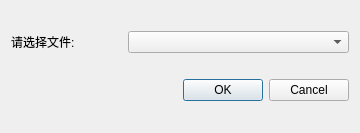
<?xml version="1.0" encoding="UTF-8"?>
<ui version="4.0">
 <class>Dialog</class>
 <widget class="QDialog" name="Dialog">
  <property name="geometry">
   <rect>
    <x>0</x>
    <y>0</y>
    <width>360</width>
    <height>133</height>
   </rect>
  </property>
  <property name="windowTitle">
   <string>Dialog</string>
  </property>
  <layout class="QVBoxLayout" name="verticalLayout">
   <item>
    <layout class="QHBoxLayout" name="horizontalLayout" stretch="2,4">
     <item>
      <widget class="QLabel" name="label">
       <property name="text">
        <string>请选择文件:</string>
       </property>
      </widget>
     </item>
     <item>
      <widget class="QComboBox" name="comboBox"/>
     </item>
    </layout>
   </item>
   <item>
    <widget class="QDialogButtonBox" name="buttonBox">
     <property name="orientation">
      <enum>Qt::Horizontal</enum>
     </property>
     <property name="standardButtons">
      <set>QDialogButtonBox::Cancel|QDialogButtonBox::Ok</set>
     </property>
    </widget>
   </item>
  </layout>
 </widget>
 <resources/>
 <connections>
  <connection>
   <sender>buttonBox</sender>
   <signal>accepted()</signal>
   <receiver>Dialog</receiver>
   <slot>accept()</slot>
   <hints>
    <hint type="sourcelabel">
     <x>248</x>
     <y>254</y>
    </hint>
    <hint type="destinationlabel">
     <x>157</x>
     <y>274</y>
    </hint>
   </hints>
  </connection>
  <connection>
   <sender>buttonBox</sender>
   <signal>rejected()</signal>
   <receiver>Dialog</receiver>
   <slot>reject()</slot>
   <hints>
    <hint type="sourcelabel">
     <x>316</x>
     <y>260</y>
    </hint>
    <hint type="destinationlabel">
     <x>286</x>
     <y>274</y>
    </hint>
   </hints>
  </connection>
 </connections>
</ui>
